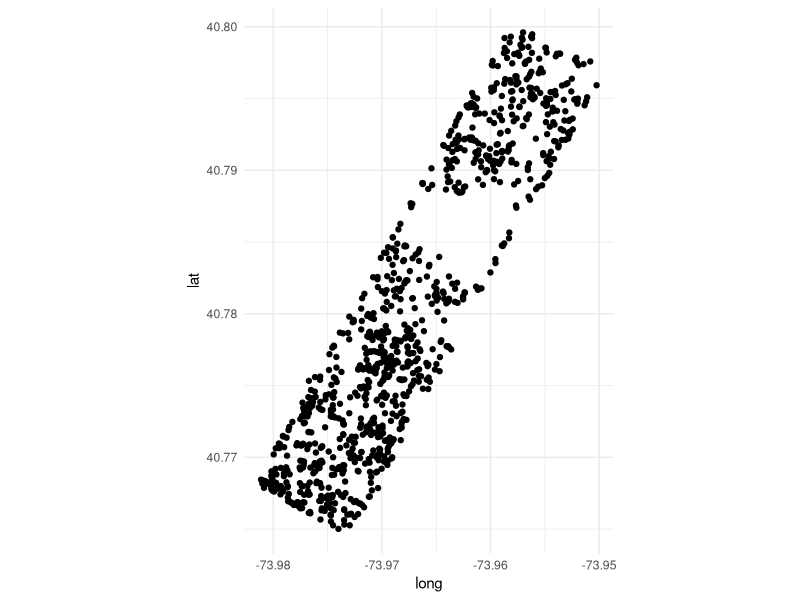

R code for this plot:
## ---- chunk 1
print('Hello world.')
## ---- chunk 2
library(tidyverse)
library(ggplot2)
theme_set(theme_minimal())
knitr::opts_chunk$set(dpi = 200)
## ---- chunk 3
squirrel_subset <- read_csv('./squirrels_subset.csv')
squirrel_subset <- squirrel_subset %>%
  mutate(date_f = as.Date.character(date, format = '%m%d%Y'))
## ---- chunk 4
ggplot(data = squirrel_subset) + 
  aes(x = long, y = lat) + 
  geom_point() + 
  coord_quickmap()
## ---- chunk 5
?geom_point()
## ---- chunk 6

